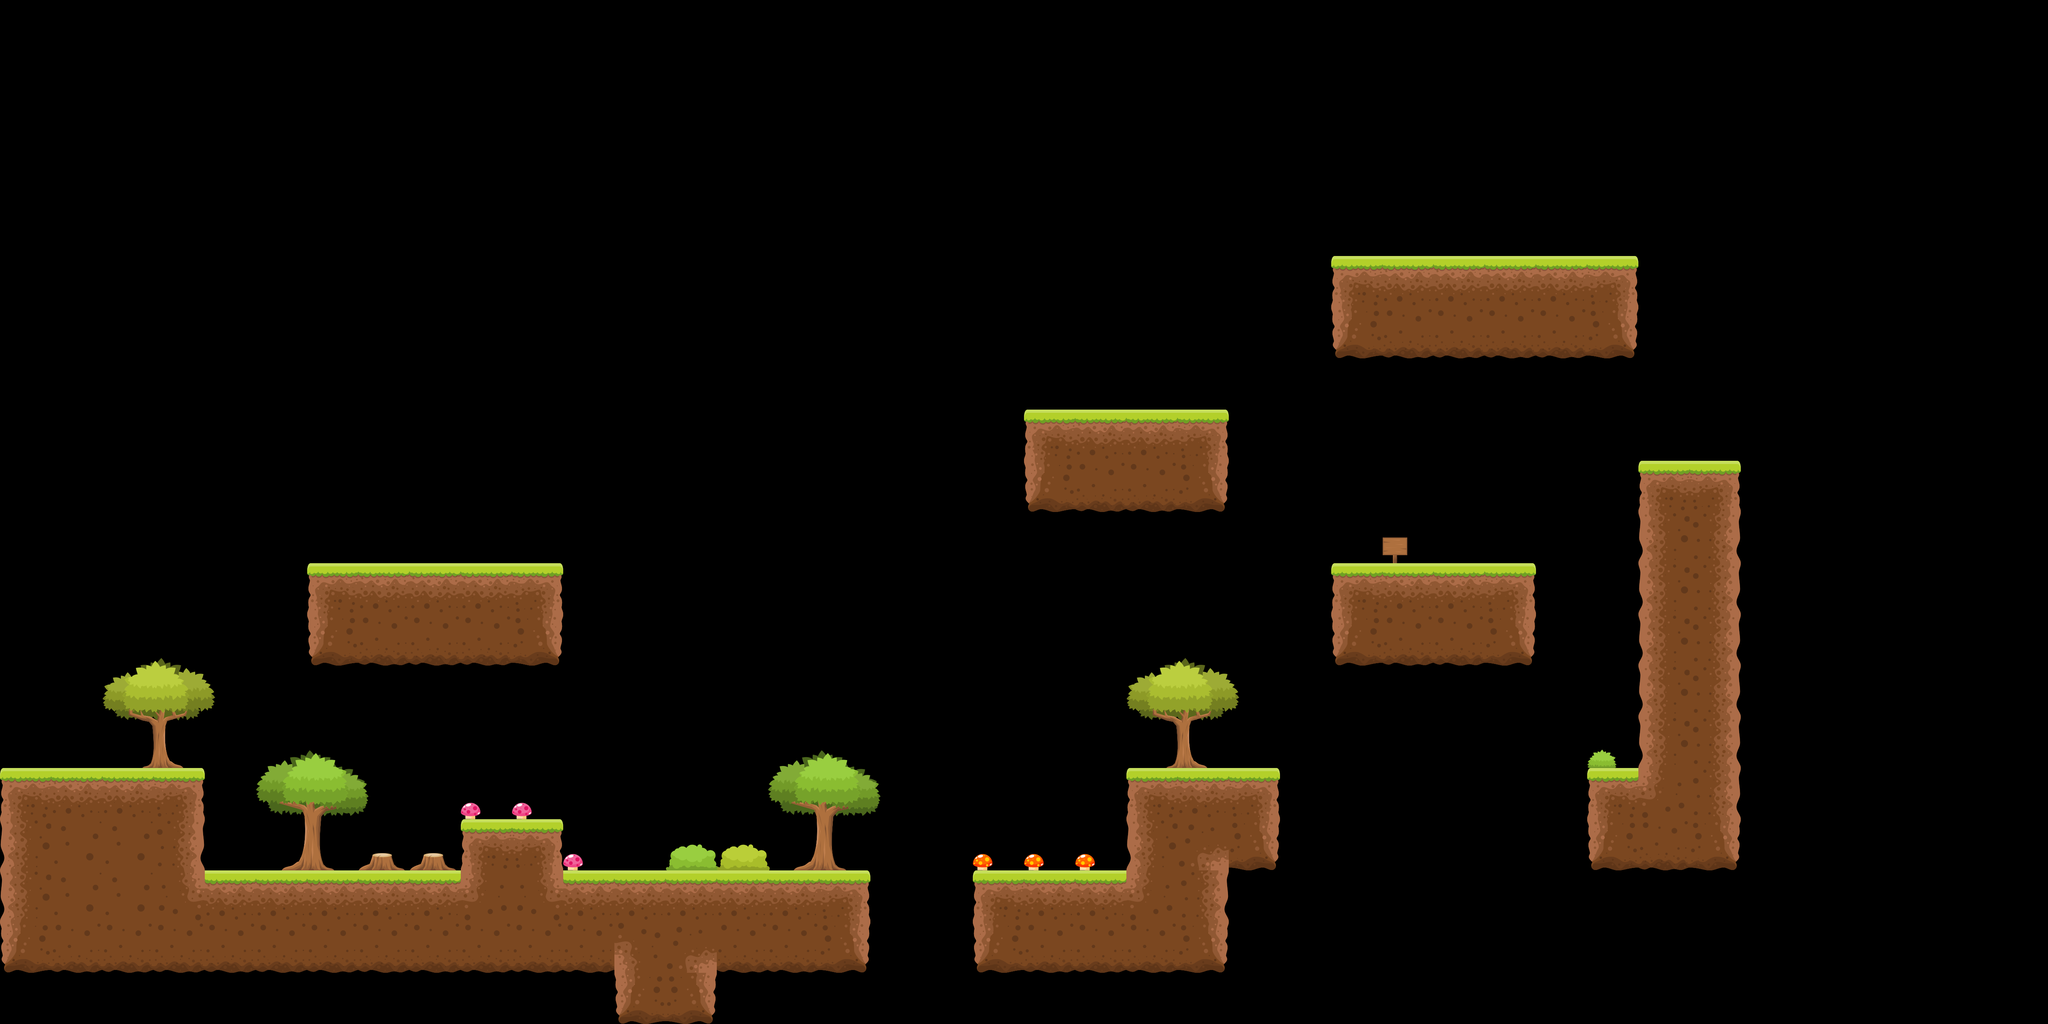

A 2D game scene composited from a Tiled map and its tileset images. What follows is a short description and the map's XML, with each tile layer's data collapsed to a summary:
An orthogonal 40x20 tile map with 128x128 px tiles, 3 tile layers (BG layer, Environment Layer, Tile layer), 3 tilesets and 13 objects (Starting point, Goal).

<map version="1.2" tiledversion="1.2.3" orientation="orthogonal" renderorder="right-down" width="40" height="20" tilewidth="128" tileheight="128" infinite="0" nextlayerid="11" nextobjectid="62">
 <tileset firstgid="1" name="ForestTileset" tilewidth="129" tileheight="129" tilecount="20" columns="0">
  <grid orientation="orthogonal" width="1" height="1" />
  <terraintypes>
   <terrain name="Ground" tile="4" />
  </terraintypes>
  <tile id="0" terrain=",,,0">
   <image width="128" height="128" source="ForestTiles/1.png" />
  </tile>
  <tile id="1" terrain=",,0,0">
   <image width="128" height="128" source="ForestTiles/2.png" />
  </tile>
  <tile id="2" terrain=",,0,">
   <image width="128" height="128" source="ForestTiles/3.png" />
  </tile>
  <tile id="3" terrain=",0,,0">
   <image width="129" height="129" source="ForestTiles/4.png" />
  </tile>
  <tile id="4" terrain="0,0,0,0">
   <image width="128" height="128" source="ForestTiles/5.png" />
  </tile>
  <tile id="5" terrain="0,,0,">
   <image width="128" height="128" source="ForestTiles/6.png" />
  </tile>
  <tile id="6">
   <image width="128" height="128" source="ForestTiles/7.png" />
  </tile>
  <tile id="7" terrain=",0,0,0">
   <image width="128" height="128" source="ForestTiles/8.png" />
  </tile>
  <tile id="8" terrain="0,0,,">
   <image width="128" height="128" source="ForestTiles/9.png" />
  </tile>
  <tile id="9" terrain="0,0,,0">
   <image width="128" height="128" source="ForestTiles/10 - Kopi (2).png" />
  </tile>
  <tile id="10" terrain="0,0,0,">
   <image width="128" height="128" source="ForestTiles/10 - Kopi.png" />
  </tile>
  <tile id="11" terrain="0,,0,0">
   <image width="128" height="128" source="ForestTiles/10.png" />
  </tile>
  <tile id="12">
   <image width="128" height="128" source="ForestTiles/11.png" />
  </tile>
  <tile id="13" terrain=",0,,">
   <image width="128" height="128" source="ForestTiles/12.png" />
  </tile>
  <tile id="14">
   <image width="128" height="93" source="ForestTiles/13.png" />
  </tile>
  <tile id="15">
   <image width="128" height="93" source="ForestTiles/14.png" />
  </tile>
  <tile id="16">
   <image width="128" height="93" source="ForestTiles/15.png" />
  </tile>
  <tile id="17" terrain="0,,,">
   <image width="128" height="128" source="ForestTiles/16.png" />
  </tile>
  <tile id="18">
   <image width="128" height="99" source="ForestTiles/17.png" />
  </tile>
  <tile id="19">
   <image width="128" height="128" source="ForestTiles/18.png" />
  </tile>
 </tileset>
 <tileset firstgid="21" name="Objects" tilewidth="282" tileheight="301" tilecount="13" columns="0">
  <grid orientation="orthogonal" width="1" height="1" />
  <tile id="0">
   <image width="133" height="65" source="tileset/Object/Bush (1).png" />
  </tile>
  <tile id="1">
   <image width="133" height="65" source="tileset/Object/Bush (2).png" />
  </tile>
  <tile id="2">
   <image width="73" height="47" source="tileset/Object/Bush (3).png" />
  </tile>
  <tile id="3">
   <image width="73" height="46" source="tileset/Object/Bush (4).png" />
  </tile>
  <tile id="4">
   <image width="77" height="77" source="tileset/Object/Crate.png" />
  </tile>
  <tile id="5">
   <image width="49" height="41" source="tileset/Object/Mushroom_1.png" />
  </tile>
  <tile id="6">
   <image width="50" height="41" source="tileset/Object/Mushroom_2.png" />
  </tile>
  <tile id="7">
   <image width="63" height="65" source="tileset/Object/Sign_1.png" />
  </tile>
  <tile id="8">
   <image width="62" height="64" source="tileset/Object/Sign_2.png" />
  </tile>
  <tile id="9">
   <image width="90" height="54" source="tileset/Object/Stone.png" />
  </tile>
  <tile id="10">
   <image width="116" height="44" source="tileset/Object/Tree_1.png" />
  </tile>
  <tile id="11">
   <image width="282" height="301" source="tileset/Object/Tree_2.png" />
  </tile>
  <tile id="12">
   <image width="282" height="275" source="tileset/Object/Tree_3.png" />
  </tile>
 </tileset>
 <tileset firstgid="34" name="BG" tilewidth="1000" tileheight="750" tilecount="1" columns="1">
  <image source="tileset/BG/BG.png" width="1000" height="750" />
 </tileset>
 <objectgroup id="3" name="PointLayer">
  <object id="1" name="Starting point" x="197.333" y="1764">
   <point />
  </object>
  <object id="3" name="Goal" x="3890.91" y="427.273">
   <point />
  </object>
 </objectgroup>
 <objectgroup id="10" name="CollisionLayer">
  <object id="36" x="0" y="1916" width="512" height="518" />
  <object id="41" x="514" y="2170" width="1656" height="262" />
  <object id="43" x="1148" y="2050" width="254" height="126" />
  <object id="45" x="764" y="1410" width="642" height="250" />
  <object id="47" x="2428" y="2170" width="644" height="264" />
  <object id="50" x="2814" y="1918" width="384" height="256" />
  <object id="52" x="3966" y="1920" width="382" height="254" />
  <object id="54" x="4092" y="1152" width="258" height="776" />
  <object id="56" x="3324" y="1408" width="516" height="250" />
  <object id="58" x="2568" y="1024" width="494" height="254" />
  <object id="60" x="3330" y="642" width="768" height="242" />
 </objectgroup>
 <layer id="9" name="BG layer" width="40" height="20">
  <data>[800 cells, 0 non-empty, 0 distinct tile ids]</data>
 </layer>
 <layer id="8" name="Environment Layer" width="40" height="20">
  <data>[800 cells, 16 non-empty, 9 distinct tile ids]</data>
 </layer>
 <layer id="2" name="Tile layer" width="40" height="20">
  <data>[800 cells, 118 non-empty, 13 distinct tile ids]</data>
 </layer>
</map>
